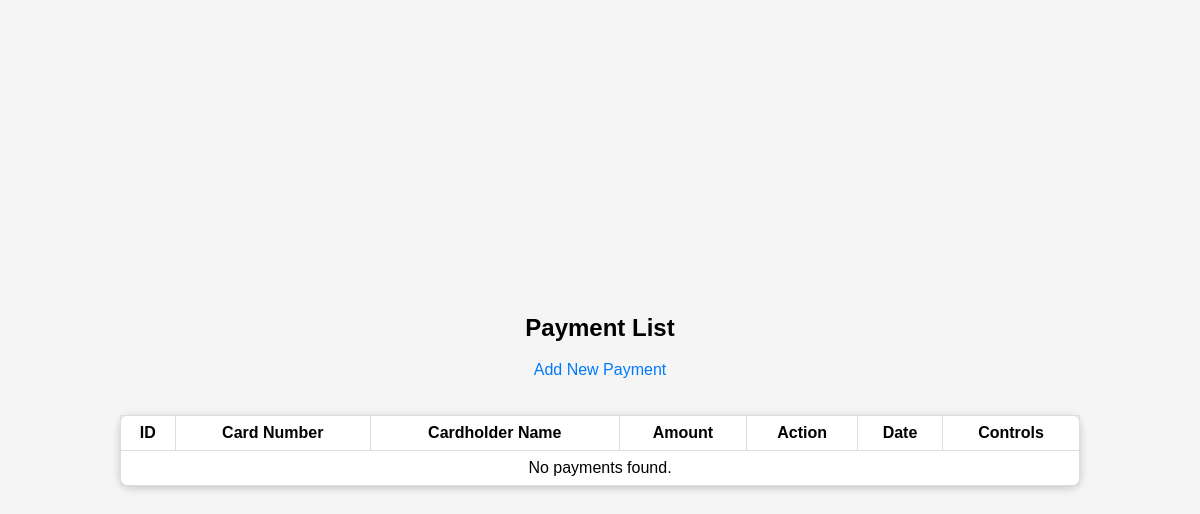
/payments/, run on an earlier commit of the app's database.
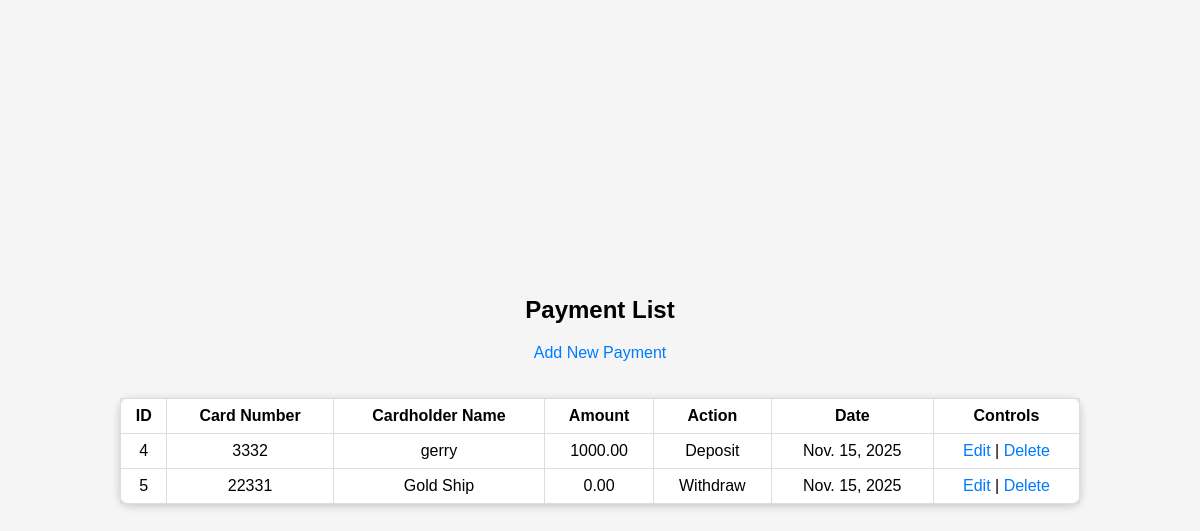
And on a later commit of the database.
### payments/models.py (models this page shows)
class Payment(models.Model):
    card_number = models.CharField(max_length=20)
    cardholder_name = models.CharField(max_length=100)
    amount = models.DecimalField(max_digits=10, decimal_places=2)
    action = models.CharField(max_length=10)  # 'deposit' or 'withdraw'
    date = models.DateField(default=timezone.now)
    time = models.TimeField(default=timezone.now)  # <--- Add this field

### payments/views.py (the view)
# urls.py: path('', views.payment_list, name='payment_list'),
def payment_list(request):
    payments = Payment.objects.all()
    return render(request, 'payment_list.html', {'payments': payments})

### payments/templates/payment_list.html (shortened to what this page needs)
<!DOCTYPE html>
<html>
<head>
    {% load static %}
    <link rel="stylesheet" type="text/css" href="{% static 'payments/style.css' %}">
</head>
<body>
    <h2>Payment List</h2>
    <a href="{% url 'add_payment' %}">Add New Payment</a>
    <br><br>
    <table border="1" cellpadding="8" cellspacing="0">
        <tr>
            <th>ID</th>
            <th>Card Number</th>
            <th>Cardholder Name</th>
            <th>Amount</th>
            <th>Action</th>
            <th>Date</th>
            <th>Controls</th>
        </tr>
        {% for p in payments %}
        <tr>
            <td>{{ p.id }}</td>
            <td>{{ p.card_number }}</td>
            <td>{{ p.cardholder_name }}</td>
            <td>{{ p.amount }}</td>
            <td>{{ p.action|title }}</td>
            <td>{{ p.date }}</td>
            <td>
                <a href="{% url 'edit_payment' p.id %}">Edit</a> |
                <a href="{% url 'delete_payment' p.id %}" onclick="return confirm('Are you sure?')">Delete</a>
            </td>
        </tr>
        {% empty %}
        <tr>
            <td colspan="7">No payments found.</td>
        </tr>
        {% endfor %}
    </table>
</body>
</html>

### payments/static/payments/style.css (style rules this page uses)
body { font-family: Arial, sans-serif; display: flex; justify-content: center; align-items: center; flex-direction: column; min-height: 100vh; margin: 0; background-color: #f5f5f5; }
h2 { text-align: center; }
form, table { background-color: white; padding: 20px; border-radius: 10px; box-shadow: 0 2px 8px rgba(0,0,0,0.2); margin-bottom: 20px; }
table { border-collapse: collapse; width: 80%; }
table th, table td { border: 1px solid #ddd; padding: 8px; text-align: center; }
a { text-decoration: none; color: #007bff; }

What changed in the data, as far as the page shows it:
added Payment: id "4", card_number "3332", cardholder_name "gerry", amount "1000.00", action "Deposit", date "Nov. 15, 2025"
added Payment: id "5", card_number "22331", cardholder_name "Gold Ship", amount "0.00", action "Withdraw", date "Nov. 15, 2025"
Also different on the page:
text no longer shown: "No payments found."
